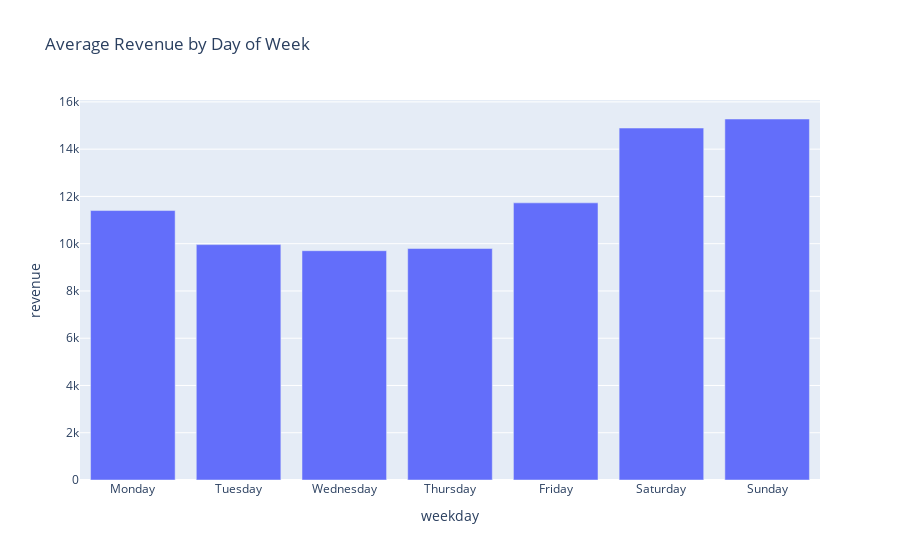

Source (notebook cell):
### Code cell
# Analyze seasonality
# Day of week patterns
# Create a mapping for correct weekday order
weekday_order = [
    "Monday",
    "Tuesday",
    "Wednesday",
    "Thursday",
    "Friday",
    "Saturday",
    "Sunday",
]

# Calculate average revenue by weekday and reorder
dow_avg = store_data.groupby("weekday")["revenue"].mean().reset_index()
dow_avg["weekday"] = pd.Categorical(
    dow_avg["weekday"], categories=weekday_order, ordered=True
)
dow_avg = dow_avg.sort_values("weekday")

fig = px.bar(dow_avg, x="weekday", y="revenue", title="Average Revenue by Day of Week")
fig.show()

### Figure 1 — Plotly figure (JSON) as saved in the notebook; plotly's stock layout.template omitted (floating-point values rounded to 4 significant figures)
{"data": [{"hovertemplate": "weekday=%{x}<br>revenue=%{y}<extra></extra>", "legendgroup": "", "marker": {"color": "#636efa", "pattern": {"shape": ""}}, "name": "", "orientation": "v", "showlegend": false, "textposition": "auto", "type": "bar", "x": ["Monday", "Tuesday", "Wednesday", "Thursday", "Friday", "Saturday", "Sunday"], "xaxis": "x", "y": [11400.0, 9961.0, 9703.0, 9795.0, 11730.0, 14890.0, 15280.0], "yaxis": "y"}], "layout": {"barmode": "relative", "legend": {"tracegroupgap": 0}, "title": {"text": "Average Revenue by Day of Week"}, "xaxis": {"anchor": "y", "domain": [0, 1], "title": {"text": "weekday"}}, "yaxis": {"anchor": "x", "domain": [0, 1], "title": {"text": "revenue"}}}}
